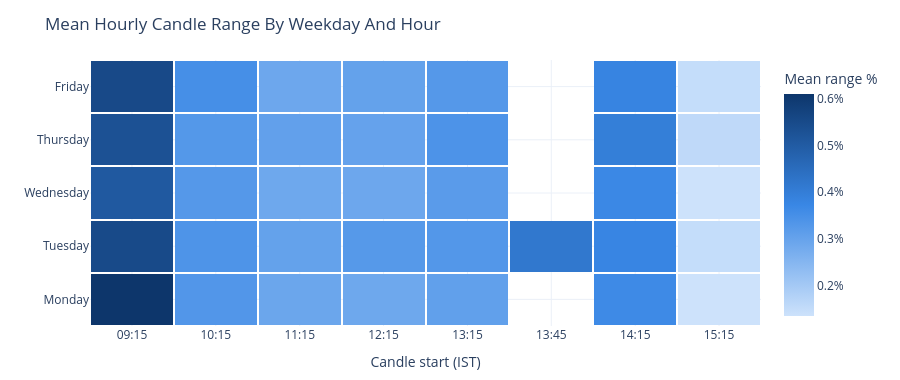

Notebook code cell kept with this figure:
### Markdown cell above
## Where The Volatility Sits — Hour Of Day × Weekday

Mean hourly candle range, `(high − low) / open`, across every regular session in the dataset. One hue, light to dark: darker cells are the hours that move most. This is the intraday texture behind the weekly numbers above — useful for choosing an entry or adjustment hour rather than a date.

### Code cell
intraday = price_df.copy()
intraday["weekday"] = intraday.index.day_name()
intraday["hour"] = intraday.index.strftime("%H:%M")
intraday["range_pct"] = (intraday["high"] - intraday["low"]) / intraday["open"] * 100

weekday_order = ["Monday", "Tuesday", "Wednesday", "Thursday", "Friday"]
heat = (
    intraday[intraday["weekday"].isin(weekday_order)]
    .pivot_table(index="weekday", columns="hour", values="range_pct", aggfunc="mean")
    .reindex(weekday_order)
)

fig = go.Figure(
    data=go.Heatmap(
        z=heat.to_numpy(),
        x=heat.columns,
        y=heat.index,
        colorscale=[[0, "#cde2fb"], [0.5, "#3987e5"], [1, "#0d366b"]],
        colorbar=dict(title="Mean range %", ticksuffix="%"),
        hovertemplate="%{y} %{x} — %{z:.2f}%<extra></extra>",
        xgap=2,
        ygap=2,
    )
)
fig.update_layout(
    title="Mean Hourly Candle Range By Weekday And Hour",
    template="plotly_white",
    height=380,
    margin=dict(t=60, b=50, l=90, r=20),
)
fig.update_xaxes(title_text="Candle start (IST)")
fig.show()

### Figure 1 — Plotly figure (JSON) as saved in the notebook; plotly's stock layout.template omitted (floating-point values rounded to 4 significant figures)
{"data": [{"colorbar": {"ticksuffix": "%", "title": {"text": "Mean range %"}}, "colorscale": [[0, "#cde2fb"], [0.5, "#3987e5"], [1, "#0d366b"]], "hovertemplate": "%{y} %{x} — %{z:.2f}%<extra></extra>", "type": "heatmap", "x": ["09:15", "10:15", "11:15", "12:15", "13:15", "13:45", "14:15", "15:15"], "xgap": 2, "y": ["Monday", "Tuesday", "Wednesday", "Thursday", "Friday"], "ygap": 2, "z": [[0.6101, 0.333, 0.2928, 0.2876, 0.3081, NaN, 0.3646, 0.1356], [0.5517, 0.3394, 0.3034, 0.3259, 0.3315, 0.4172, 0.3773, 0.1492], [0.5064, 0.3278, 0.2878, 0.2899, 0.3194, NaN, 0.3695, 0.1353], [0.5295, 0.3288, 0.3077, 0.302, 0.3408, NaN, 0.3974, 0.1585], [0.5534, 0.3516, 0.29, 0.3031, 0.3281, NaN, 0.3809, 0.1495]]}], "layout": {"height": 380, "margin": {"b": 50, "l": 90, "r": 20, "t": 60}, "title": {"text": "Mean Hourly Candle Range By Weekday And Hour"}, "xaxis": {"title": {"text": "Candle start (IST)"}}}}
